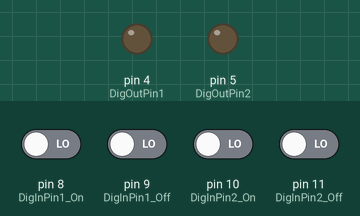
Recording of a sketch running on a simulated Arduino Uno, built with avr-gcc and run on an emulated ATmega328P. Parts: output pins drawn as LEDs (lit = HIGH). The inputs (shaded band) are chosen by the test bench; at power-on: pin 8 (DigInPin1_On), pin 9 (DigInPin1_Off), pin 10 (DigInPin2_On), pin 11 (DigInPin2_Off) LOW.

Above: at 1.2 s.
1.3 s: pin 8 (DigInPin1_On) driven HIGH
At 2.5 s:
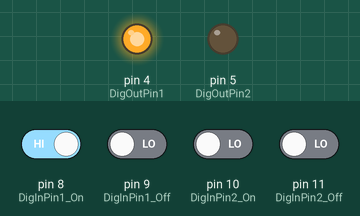
2.8 s: pin 9 (DigInPin1_Off) driven HIGH
At 4.0 s:
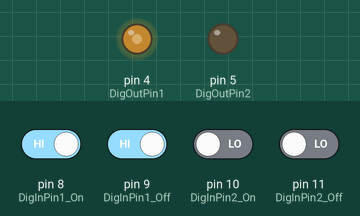
4.3 s: pin 10 (DigInPin2_On) driven HIGH
At 4.7 s:
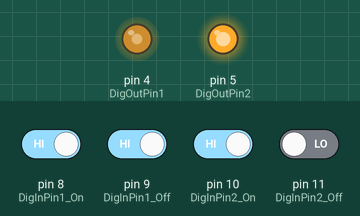
5.8 s: pin 11 (DigInPin2_Off) driven HIGH
At 6.3 s:
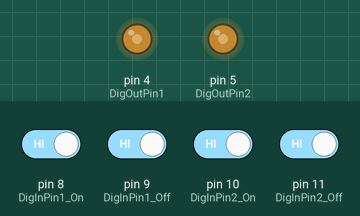
7.3 s: pin 8 (DigInPin1_On) driven LOW
At 8.2 s:
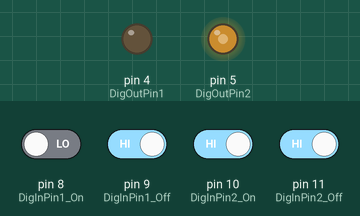
8.8 s: pin 9 (DigInPin1_Off) driven LOW
At 9.8 s:
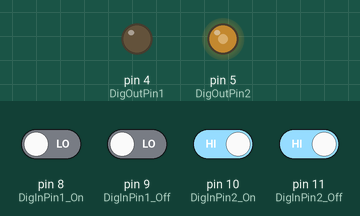
Timing chart, 0 to 11.3 s (numbered marks = the images above; inputs shaded):
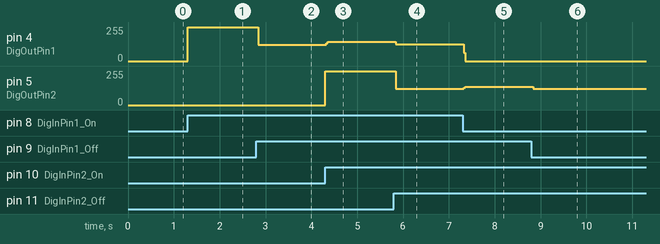

Measured:
- after the input at 1.3 s, pin 4 (DigOutPin1): 0/255 → 255/255 at once
- after the input at 2.8 s, pin 4 (DigOutPin1): 255/255 → 122/255 at once
- after the input at 4.3 s, pin 4 (DigOutPin1): 122/255 → 143/255 at once; pin 5 (DigOutPin2): 0/255 → 255/255 at once
- after the input at 5.8 s, pin 4 (DigOutPin1): 143/255 → 124/255 at once; pin 5 (DigOutPin2): 255/255 → 123/255 at once
- after the input at 7.3 s, pin 4 (DigOutPin1): 124/255 → 0/255 at once; pin 5 (DigOutPin2): 123/255 → 137/255 at once
- after the input at 8.8 s, pin 5 (DigOutPin2): 137/255 → 122/255 at once

The sketch:

context_switch_TwoBoxes.ino
```cpp
// 5/4/15 - Can take 2 boxes, i.e. 4 inputs (2 on adn 2 off). Outputs to control 2 separate relay/.s Can do all of this independently

// 4/27/15 - needs 2 digital inputs, one for triggering on state, other for triggering off state.

// Enter digital pins that input TTL from nidaq
const int DigInPin1_On=8;
const int DigInPin1_Off=9;
const int DigOutPin1=4; // Dig Pin that will control relay shield

const int DigInPin2_On=10;
const int DigInPin2_Off=11;
const int DigOutPin2=5; // Dig Pin that will control relay shield


void setup()
{
  // Initialize all inputs from nidaq
  pinMode(DigInPin1_On,INPUT);
  pinMode(DigInPin1_Off,INPUT);

  pinMode(DigInPin2_On,INPUT);
  pinMode(DigInPin2_Off,INPUT);

  // Initialize output pin
  pinMode(DigOutPin1,OUTPUT);
  digitalWrite(DigOutPin1,LOW);

  pinMode(DigOutPin2,OUTPUT);
  digitalWrite(DigOutPin2,LOW);
}


void loop()
{
  // Turn on output if signalled
 if (digitalRead(DigInPin1_On))
 {
 digitalWrite(DigOutPin1,HIGH);
 }

 if (digitalRead(DigInPin2_On))
 {
 digitalWrite(DigOutPin2,HIGH);
 }

 // Turn off output if signalled
 if (digitalRead(DigInPin1_Off))
 {
   digitalWrite(DigOutPin1,LOW);
 }

 if (digitalRead(DigInPin2_Off))
 {
   digitalWrite(DigOutPin2,LOW);
 }

 }
```
